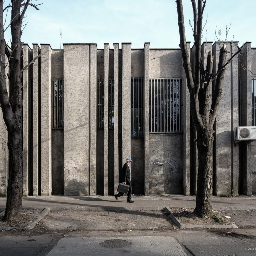
#> input picture Colocviu/imagine.png, 256 x 256 px
$ python colocviu.py
#> lines starting #> are read from the running program, lines starting #| are printed output that depends on the picture; after the words box and inside, x2 and y2 are one past the last pixel; in counts of white or black regions, pixels touching at a corner belong together
# Nume studenti: Trandafir Victor si Bara Andrei
# DVS: înlăturarea de zgomot din imagini alb-negre
import numpy as np
import matplotlib.pyplot as plt
import matplotlib.image as mpimg
import imageio.v2 as imageio

#Conversie în alb-negru
def rgb2gray(rgb):
    return np.dot(rgb[...,:3], [0.2989, 0.5870, 0.1140])

Img =  mpimg.imread('imagine.png')
#> Img is the input picture: shape (256, 256, 4) float32; mean R, G, B, A 0.454, 0.454, 0.443, 1

img_gray= rgb2gray(Img)

#Bidiagonalizarea Golub-Kahan si alg. DVS aferent (incomplet, din suport curs)
def JQ(A):
    m = A.shape[0]
    n = A.shape[1]

    if(m < n):
        m, n = n, m

    S = np.zeros(n)

    U = np.eye(m)
    V = np.eye(n)

    for k in range (n):
        #Calcul reflector Householder
        norm = 0
        for i in range(k, m):
            norm += A[i][k]**2

        norm = np.sqrt(norm)

        sigma = np.sign(A[k][k]) * norm

        u = U[k, :]
        u[k] = A[k][k] + sigma

        for i in range (k + 1, m):
            u[i] = A[i][k]

        beta = u[k] * sigma
        #Aplicare reflector Householder
        A[k][k] = -sigma

        for j in range (k + 1, n):
            tau = 0
            for i in range(k, m):
                tau += u[i] * A[i][j]

            tau /= beta

            for i in range(k, m):
                A[i][j] -= tau * u[i]

        for i in range (m):
            tau = 0
            for k in range(k, m):
                tau += U[i][j] * u[j]

            tau /= beta

            for j in range (k, m):
                U[i][j] -= tau * u[j]

        if k < n - 2:
            #Calcul reflector Householder
            norm = 0
            for i in range(k + 1, n):
                norm += A[k][j]**2

            norm = np.sqrt(norm)

            sigma = np.sign(A[k][k + 1]) * norm
            v = V[:, k + 1]
            v[k + 1] = A[k][k + 1] + sigma

            for j in range (k + 2, n):
                v[j] = A[k][j]

            gamma = v[k + 1] * sigma
            #Aplicare reflector Householder
            A[k][k + 1] = -sigma

            for i in range(k + 1, m):
                tau = 0
                for j in range (k + 1, n):
                    tau += A[i][j] * v[j]

                tau /= gamma

                for j in range(k + 1, n):
                    A[i][j] -= tau * v[j]

    for i in range (n - 1):
        S[i] = A[i][i]

    S[n - 1] = A[n - 1][n - 1]

    return U, S, V, n, m

#Ordonarea valorilor si vectorilor singulari
def Ord(U, S, V, n):
    ord = 0
    i = -1
    while ord == 0 & i < n - 1:
        ord = 1

        for j in range(n - 2, i, -1):
            if(S[j] < S[j + 1]):

                S[[j, j + 1]] = S[[j + 1, j]]

                U[:, [j, j + 1]] = U[:, [j + 1, j]]
                V[:, [j, j + 1]] = V[:, [j + 1, j]]

                ord = 0

        i += 1

    return U, S, V

def DVS(A):
    U, S, V, n, m = JQ(A)

    for j in range (n):
        if S[j] != 0:
            V[: , j] *= np.sign(S[j])

        S[j] = abs(S[j])

    U, S, V = Ord(U, S, V, n)
    return U, S, V

#Scriere alternativă a alg. DVS bazat pe Golub-Kahan
def golub_kahan(A):
    m, n = A.shape
    U = np.copy(A)
    V = np.eye(n)
    for i in range(min(m, n)):
        x = U[i:, i]
        e = np.zeros(len(x))
        e[0] = np.linalg.norm(x)
        v = np.sign(x[0]) * np.linalg.norm(x) * e - x
        v = v / np.linalg.norm(v)
        U[i:, i:] -= 2 * np.outer(v, np.dot(v, U[i:, i:]))
        V[i:, i:] -= 2 * np.outer(v, np.dot(v, V[i:, i:]))
        if i < m - 1:
            x = U[i, i+1:]
            e = np.zeros(len(x))
            e[0] = np.linalg.norm(x)
            v = np.sign(x[0]) * np.linalg.norm(x) * e - x
            v = v / np.linalg.norm(v)
            U[i:, i+1:] -= 2 * np.outer(np.dot(U[i:, i+1:], v), v)
    B = U.dot(V.T)
    return B, U, V

#Adaugare zgomot alb Gaussian cu diferite deviații standard
def adaugaNoise(X, s):
    noise = np.random.normal(0, s, X.shape)
    X_noisy = X + noise
    return X_noisy

img_noised1 = adaugaNoise(img_gray, 0.05)
img_noised2 = adaugaNoise(img_gray, 0.1)
img_noised3 = adaugaNoise(img_gray, 0.15)
img_noised4 = adaugaNoise(img_gray, 0.25)

img_noisedforDVS = adaugaNoise(img_gray, 0.05)
#> in adaugaNoise (call 5), `X_noisy = X + noise`:
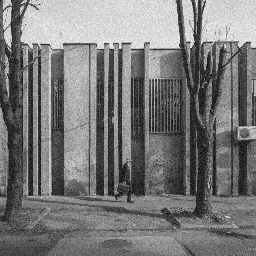
#> X_noisy: shape (256, 256) float64; min -0.166, max 1.14, mean 0.453; drawn with min black and max white

U, S, V = DVS(img_noisedforDVS)
#> the loop in JQ, `for k in range (n):` made 256 passes
#> beta on passes 1 to 3: 43.19, 4.27, 4.07
#> after the loop in JQ, `for k in range (n):`:
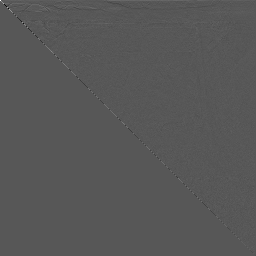
#> U: shape (256, 256) float64; min -3.48, max 6.62, mean 0.00276; drawn with min black and max white
#> after the loop in JQ, `for i in range (n - 1):`: S = 256 values, max 3.4 at index 8, min -6.52 at index 0, mean -0.07
#> in DVS, `U, S, V, n, m = JQ(A)`:
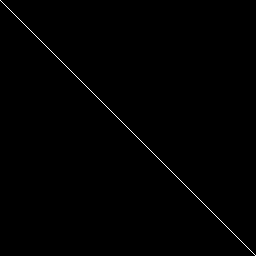
#> V: shape (256, 256) float64; values 0 (black) and 1 (white), 0.39% white in thin lines or dots
#> in DVS, `U, S, V, n, m = JQ(A)`: S = 256 values, max 3.4 at index 8, min -6.52 at index 0, mean -0.0705; n = 256
#> after the loop in DVS, `for j in range (n):`: V: shape (256, 256) float64; 0.2% of pixels changed, all inside (x1, y1, x2, y2) = (0, 0, 256, 256)
#> after the loop in DVS, `for j in range (n):`: S = 256 values, max 6.52 at index 0, min 0.0294 at index 254, mean 1
#> the loop in Ord, `while ord == 0 & i < n - 1:` made 72 passes
#> after the loop in Ord, `while ord == 0 & i < n - 1:`:
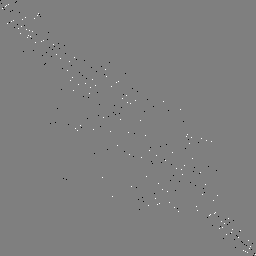
#> V: shape (256, 256) float64; min -1, max 1, mean -0.000183; drawn with min black and max white
#> after the loop in Ord, `while ord == 0 & i < n - 1:`: S = 256 values, max 6.52 at index 0, min 0.0294 at index 255, mean 1; i = 71
img_denoised1 = U@np.diag(S)@V
mpimg.imsave('denoisedGK1.png', img_denoised1, cmap=plt.get_cmap('gray'))

S, U, V = golub_kahan(img_noised1)
img_denoised1 = U@S@V
mpimg.imsave('denoisedGK2.png', img_denoised1, cmap=plt.get_cmap('gray'))

def RMSE(U, S, V, p, original):
    RMSE=np.zeros(p)
    for k in range(p):
        RMSE[k] = 0
        reconstruit = U[:,:k] @ np.diag(S[:k]) @ V[:k,:]
        RMSE[k] += np.mean(abs(reconstruit - original)**2)
        RMSE[k] = np.sqrt(RMSE[k])
    return RMSE

U1, S1, V1 = np.linalg.svd(img_noised1)
#> S1 = 256 values, max 129.4 at index 0, min 0.00327 at index 255, mean 2.04
p = S1.size
#> p = 256
RMSE1 = RMSE(U1, S1, V1, p, img_gray)
#> after the loop in RMSE, `for k in range(p):`: RMSE = 256 values, max 0.536 at index 0, min 0.0488 at index 97, mean 0.0555
#> RMSE1 has the same summary as RMSE in RMSE

U2, S2, V2 = np.linalg.svd(img_noised2)
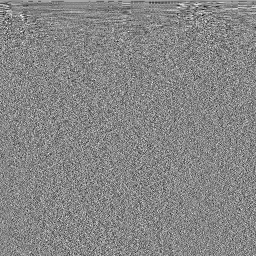
#> V2: shape (256, 256) float64; min -0.323, max 0.29, mean 0.000243; drawn with min black and max white
#> S2 = 256 values, max 129.7 at index 0, min 0.00742 at index 255, mean 2.53
RMSE2 = RMSE(U2, S2, V2, p, img_gray)
#> RMSE2 = 256 values, max 0.536 at index 0, min 0.0756 at index 24, mean 0.0949

U3, S3, V3 = np.linalg.svd(img_noised3)
#> S3 = 256 values, max 129.7 at index 0, min 0.00553 at index 255, mean 3.1
RMSE3 = RMSE(U3, S3, V3, p, img_gray)
#> RMSE3 = 256 values, max 0.536 at index 0, min 0.0901 at index 14, mean 0.136

U4, S4, V4 = np.linalg.svd(img_noised4)
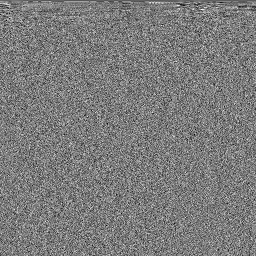
#> V4: shape (256, 256) float64; min -0.262, max 0.275, mean -0.000315; drawn with min black and max white
#> S4 = 256 values, max 129.3 at index 0, min 0.0013 at index 255, mean 4.33
RMSE4 = RMSE(U4, S4, V4, p, img_gray)
#> RMSE4 = 256 values, max 0.536 at index 0, min 0.114 at index 8, mean 0.219

plt.plot(np.linspace(0, p, p),RMSE1)
plt.plot(np.linspace(0, p, p),RMSE2)
plt.plot(np.linspace(0, p, p),RMSE3)
plt.plot(np.linspace(0, p, p),RMSE4)
plt.title("RMSE v aproximarea imaginii la un anumit rang")
plt.ylabel('RMSE')
plt.xlabel('Rang')
plt.legend(["\u03C3 = 5%","\u03C3 = 10%","\u03C3 = 15%","\u03C3 = 25%"])
plt.show()
#> figure, not shown here; curve peaks at x = 0, y = 0.536; curve peaks at x = 0, y = 0.536; curve peaks at x = 0, y = 0.536

plt.figure(1)

plt.subplot(1,2,1)
plt.tight_layout(pad=1.0)
plt.subplots_adjust(left=0.1, right = 0.9, wspace=1, hspace=1)
plt.imshow(img_noised1, cmap=plt.get_cmap('gray'), vmin=0, vmax=1)
plt.title(f"Cu zgomot")

plt.subplot(1,2,2)
plt.tight_layout(pad=1.0)
plt.subplots_adjust(left=0.1, right = 0.9, wspace=1, hspace=1)
img_denoised1 = U1[:,:np.argmin(RMSE1)] @ np.diag(S1[:np.argmin(RMSE1)]) @ V1[:np.argmin(RMSE1),:]
plt.imshow(img_denoised1, cmap=plt.get_cmap('gray'), vmin=0, vmax=1)
plt.title(f"Fără zgomot")

plt.suptitle("\u03C3 = 5% Zgomot")

plt.show()

plt.figure(2)

plt.subplot(1,2,1)
plt.tight_layout(pad=1.0)
plt.subplots_adjust(left=0.1, right = 0.9, wspace=1, hspace=1)
plt.imshow(img_noised2, cmap=plt.get_cmap('gray'), vmin=0, vmax=1)
plt.title(f"Cu zgomot")

plt.subplot(1,2,2)
plt.tight_layout(pad=1.0)
plt.subplots_adjust(left=0.1, right = 0.9, wspace=1, hspace=1)
img_denoised1 = U2[:,:np.argmin(RMSE2)] @ np.diag(S2[:np.argmin(RMSE2)]) @ V2[:np.argmin(RMSE2),:]
plt.imshow(img_denoised1, cmap=plt.get_cmap('gray'), vmin=0, vmax=1)
plt.title(f"Fără zgomot")

plt.suptitle("\u03C3 = 10% Zgomot")

plt.show()

plt.figure(3)

plt.subplot(1,2,1)
plt.tight_layout(pad=1.0)
plt.subplots_adjust(left=0.1, right = 0.9, wspace=1, hspace=1)
plt.imshow(img_noised3, cmap=plt.get_cmap('gray'), vmin=0, vmax=1)
plt.title(f"Cu zgomot")

plt.subplot(1,2,2)
plt.tight_layout(pad=1.0)
plt.subplots_adjust(left=0.1, right = 0.9, wspace=1, hspace=1)
img_denoised1 = U3[:,:np.argmin(RMSE3)] @ np.diag(S3[:np.argmin(RMSE3)]) @ V3[:np.argmin(RMSE3),:]
plt.imshow(img_denoised1, cmap=plt.get_cmap('gray'), vmin=0, vmax=1)
plt.title(f"Fără zgomot")

plt.suptitle("\u03C3 = 15% Zgomot")

plt.show()

plt.figure(4)

plt.subplot(1,2,1)
plt.tight_layout(pad=1.0)
plt.subplots_adjust(left=0.1, right = 0.9, wspace=1, hspace=1)
plt.imshow(img_noised4, cmap=plt.get_cmap('gray'), vmin=0, vmax=1)
plt.title(f"Cu zgomot")

plt.subplot(1,2,2)
plt.tight_layout(pad=1.0)
plt.subplots_adjust(left=0.1, right = 0.9, wspace=1, hspace=1)
img_denoised1 = U4[:,:np.argmin(RMSE4)] @ np.diag(S4[:np.argmin(RMSE4)]) @ V4[:np.argmin(RMSE4),:]
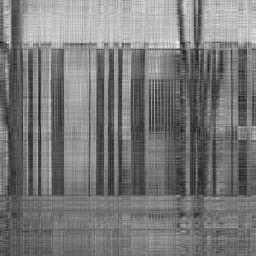
#> img_denoised1: shape (256, 256) float64; min -0.406, max 1.4, mean 0.451; drawn with min black and max white
plt.imshow(img_denoised1, cmap=plt.get_cmap('gray'), vmin=0, vmax=1)
plt.title(f"Fără zgomot")

plt.suptitle("\u03C3 = 25% Zgomot")

plt.show()
